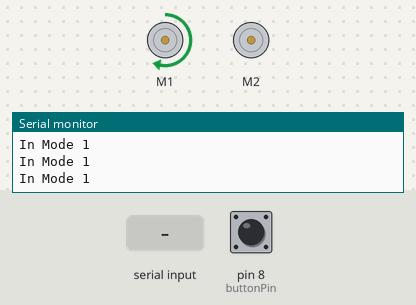
Bench run of a sketch on a simulated Arduino Uno, built with avr-gcc and run on an emulated ATmega328P. Shown: 2 × DC motor (green arrow = forward, orange = backward, longer = faster), the last lines printed to the serial monitor. Inputs (shaded band) come from the test bench; at power-on: pin 8 (buttonPin) HIGH.

Above: at 1.2 s.
1.3 s: pin 8 (buttonPin) pulled LOW for 0.15 s
At 4.3 s:
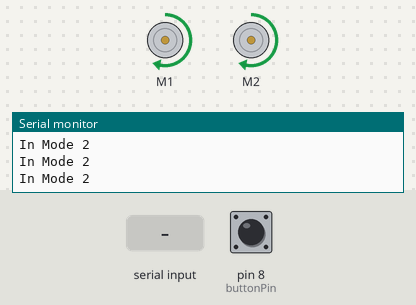
4.4 s: pin 8 (buttonPin) pulled LOW for 1 s
At 7.7 s:
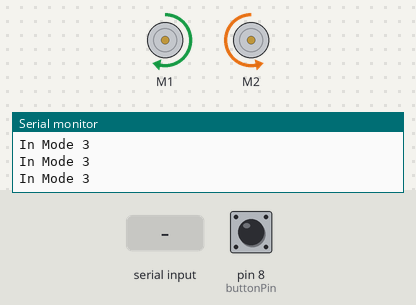
8.4 s: "90,45\n" received over Serial
At 9.6 s:
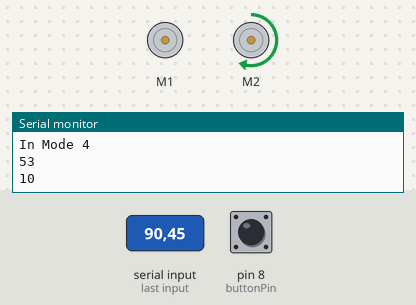
9.9 s: "30,150\n" received over Serial
At 11.3 s:
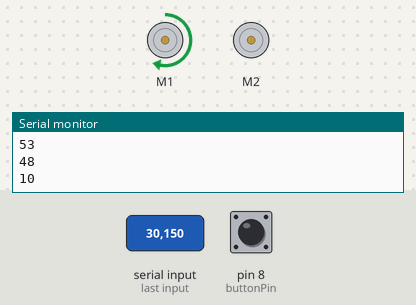
Timing chart, 0 to 12.4 s (numbered marks = the images above; inputs shaded):
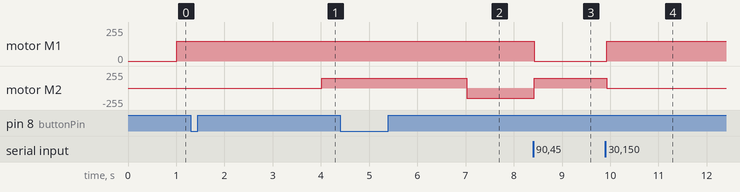

Measured:
- after the input at 1.3 s, motor M1: stays forward 150/255 (without the input it goes to stopped after 2.7 s); motor M2: stopped → forward 150/255 after 2.7 s
- after the input at 4.4 s, motor M1: stays forward 150/255 (without the input it goes to backward 150/255 after 2.6 s)
- after the input at 8.4 s, motor M1: forward 150/255 → stopped at once; motor M2: backward 150/255 → forward 150/255 at once
- after the input at 9.9 s, motor M1: stopped → forward 150/255 at once; motor M2: forward 150/255 → stopped at once

The sketch:

buttonPress.ino
```cpp
/*
Mechatronic Marionette
Cecilia Diehl, Elizabeth Sundsmo, Rebecca Gettys, Rebecca Patterson, Ziyu (Selina) Wang
*/

#include <Wire.h>
#include <Adafruit_MotorShield.h>
#include "utility/Adafruit_PWMServoDriver.h"

// Create the motor shield object with the default I2C address
Adafruit_MotorShield AFMS = Adafruit_MotorShield();
// Or, create it with a different I2C address (say for stacking)
// Adafruit_MotorShield AFMS = Adafruit_MotorShield(0x61);

// Initiate the motors controlling the left and right side of the body
Adafruit_DCMotor *leftMotor = AFMS.getMotor(1);
Adafruit_DCMotor *rightMotor = AFMS.getMotor(2);

const int buttonPin = 8;    // we're starting out with pin 8 being for the button
// const int motorPin1 = 13;
// const int motorPin2 = 12; // let's start with pins 11/12 being for the motor - NOTE - we could end up needing to change this later but it's easy to do

int mode = 0; // SELINA - I've left you 5 modes (0, 1, 2, 3, 4) - setting the mode happens by a button press and should cause a movement
int currButtonState; // start off our variables - this is saying WHAT IS HAPPENING WITH THE BUTTON NOW (high/low)
int preButtonState; //
long lastTimeDebounce = 0; // when did we last change the outputs
long debounceDelay = 100; // let's make this a decent delay
unsigned long currentMillis = 0; // Millis used to determine how long each motion is
unsigned long previousMillis = 0;
int mode0counter = 0;
int mode1counter = 0;
int mode2counter = 0;
int mode3counter = 0;
int mode4counter = 0;
int keyboardInput;

void setup() {
     pinMode(buttonPin, INPUT); // let's define inputs and outputs here
    // pinMode(motorPin1, OUTPUT);
    // pinMode(motorPin2, OUTPUT);
    AFMS.begin();  // create with the default frequency 1.6KHz
    // Set the speed to start, from 0 (off) to 255 (max speed)
    leftMotor->setSpeed(150);
    rightMotor->setSpeed(150);
    Serial.begin(9600);
}

void loop() {

    // read input from keyboard
  if (Serial.available() > 0)
  {
    keyboardInput = Serial.read();
    Serial.println(keyboardInput);
    mode = (keyboardInput - 48);
  }

  int buttonRead = digitalRead(buttonPin); // what is the button doing RIGHT NOW

if (buttonRead != preButtonState) { // if the button looks pressed, then
     // reset the debouncing timer
     lastTimeDebounce = millis();
      }

     if ((millis() - lastTimeDebounce) > debounceDelay) { // if the time from last press has been enough

        if (buttonRead != currButtonState) { // and if what the button is saying now is not equal to the current reading
        currButtonState = buttonRead; // then we'd like to update our button state again


            if (currButtonState == HIGH) {
                mode++; // if the button is PRESSED NOW, then we would like to CHANGE MODES
                mode0counter = 0;
                mode1counter = 0;
                mode2counter = 0;
                mode3counter = 0;
                mode4counter = 0;
                if (mode == 5) {
                  mode = 0; // reset the mode to zero if we go past our 5th mode
                }
            }
        }
     }
preButtonState = buttonRead; // so our loops behaves itself
//previousMillis = millis();

        // in the ifs update motor1behave and motor2behave

  if (mode == 0) {  // Lifting up the right half and return to original position
      //Serial.println("In Mode 0");
      if (mode0counter == 0) {
        currentMillis = millis();
      if (currentMillis - previousMillis > 1000) {            // wait for two second
      previousMillis = currentMillis;
      mode0counter++;
      Serial.println(mode0counter);
      rightMotor->run(FORWARD);
      leftMotor->run(RELEASE);
      }
      }

      if (mode0counter == 1) {
      currentMillis = millis();
      if (currentMillis - previousMillis > 3000) {            // wait for half a second
      previousMillis = currentMillis;
      mode0counter++;
      Serial.println(mode0counter);
      rightMotor->run(RELEASE);
      leftMotor->run(RELEASE);
      }
      }

      if (mode0counter == 2) {
        currentMillis = millis();
      if (currentMillis - previousMillis > 1000) {            // wait for two second
      previousMillis = currentMillis;
      mode0counter++;
      Serial.println(mode0counter);
      rightMotor->run(BACKWARD);
      leftMotor->run(RELEASE);
      }
      }

      if (mode0counter == 3) {
        currentMillis = millis();
      if (currentMillis - previousMillis > 3000) {            // wait for half a second
      previousMillis = currentMillis;
      mode0counter = 0;
      Serial.println(mode0counter);
      rightMotor->run(RELEASE);
      leftMotor->run(RELEASE);
      }
      }
    }

 else if (mode == 1) { // Lifting up the left half and return to original position
      Serial.println("In Mode 1");
      if (mode1counter == 0) {
        currentMillis = millis();
      if (currentMillis - previousMillis > 1000) {            // wait for two second
      previousMillis = currentMillis;
      mode1counter++;
      rightMotor->run(RELEASE);
      leftMotor->run(FORWARD);
      }
      }
      if (mode1counter == 1) {
        currentMillis = millis();
      if (currentMillis - previousMillis > 3000) {            // wait for two second
      previousMillis = currentMillis;
      mode1counter++;
      rightMotor->run(RELEASE);
      leftMotor->run(RELEASE);
      }
      }
      if (mode1counter == 2) {
        currentMillis = millis();
      if (currentMillis - previousMillis > 1000) {            // wait for two second
      previousMillis = currentMillis;
      mode1counter++;
      rightMotor->run(RELEASE);
      leftMotor->run(BACKWARD);
      }
      }
      if (mode1counter == 3) {
        currentMillis = millis();
      if (currentMillis - previousMillis > 3000) {            // wait for two second
      previousMillis = currentMillis;
      mode1counter++;
      rightMotor->run(RELEASE);
      leftMotor->run(RELEASE);
      mode1counter = 0;
      }
      }
  }
  else if (mode ==2) { // JUMP
    Serial.println("In Mode 2");
    if (mode2counter == 0) {
        currentMillis = millis();
      if (currentMillis - previousMillis > 3000) {            // wait for two second
      previousMillis = currentMillis;
      mode2counter++;
    leftMotor->run(FORWARD);
    rightMotor->run(FORWARD);
    }
    }
    if (mode2counter == 1) {
        currentMillis = millis();
      if (currentMillis - previousMillis > 3000) {            // wait for two second
      previousMillis = currentMillis;
      mode2counter = 0;
    leftMotor->run(BACKWARD);
    rightMotor->run(BACKWARD);
    }
    }
  }
  else if (mode==3) { // DANCE
    Serial.println("In Mode 3");
    if (mode3counter == 0) {
        currentMillis = millis();
      if (currentMillis - previousMillis > 3000) {            // wait for two second
      previousMillis = currentMillis;
      mode3counter++;
    leftMotor->run(FORWARD);
    rightMotor->run(BACKWARD);
    }
    }
    if (mode3counter == 1) {
        currentMillis = millis();
      if (currentMillis - previousMillis > 3000) {            // wait for two second
      previousMillis = currentMillis;
      mode3counter = 0;
    leftMotor->run(BACKWARD);
    rightMotor->run(FORWARD);
    }
    }
  }

  else if (mode ==4) { // CLIMB
    Serial.println("In Mode 4");
    if (mode4counter == 0) {
        currentMillis = millis();
      if (currentMillis - previousMillis > 3000) {            // wait for two second
      previousMillis = currentMillis;
      mode4counter++;
    leftMotor->run(FORWARD);
    rightMotor->run(RELEASE);
    }
    }
    if (mode4counter == 1) {
        currentMillis = millis();
      if (currentMillis - previousMillis > 3000) {            // wait for two second
      previousMillis = currentMillis;
      mode4counter++;
    rightMotor->run(FORWARD);
    leftMotor->run(RELEASE);
    }
    }
    if (mode4counter == 2) {
        currentMillis = millis();
      if (currentMillis - previousMillis > 3000) {            // wait for two second
      previousMillis = currentMillis;
      mode4counter++;
    leftMotor->run(BACKWARD);
    rightMotor->run(RELEASE);
    }
    }
    if (mode4counter == 3) {
        currentMillis = millis();
      if (currentMillis - previousMillis > 3000) {            // wait for two second
      previousMillis = currentMillis;
      mode4counter = 0;
    rightMotor->run(BACKWARD);
    leftMotor->run(RELEASE);
    }
    }
  }
}
```
